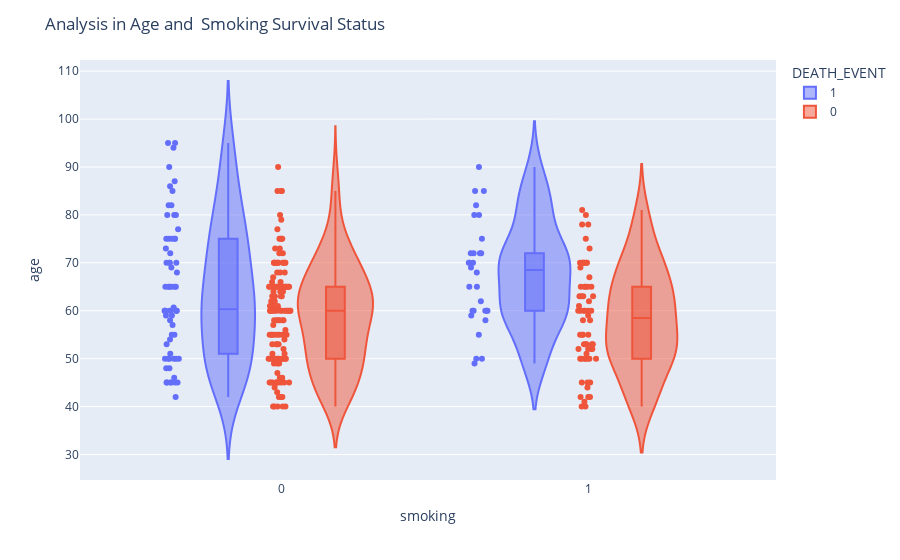

The notebook cell this image was saved under:
### Markdown cell above
# Report

- Survival spread is high in age's flow of 40 to 70
- The Survival is high for both male between 60 to 70 and female's age between 50 to 70 respectively

### Code cell
fig = px.violin(heart_data, y='age', x='smoking', color='DEATH_EVENT', box = True, points = 'all', hover_data=heart_data.columns)
fig.update_layout(
title_text = 'Analysis in Age and  Smoking Survival Status')

### Figure 1 — Plotly figure (JSON) as saved in the notebook; plotly's stock layout.template omitted (floating-point values rounded to 4 significant figures; data arrays with more than 128 entries replaced by an {"elided": "..."} marker saying what was removed)
{"data": [{"alignmentgroup": "True", "box": {"visible": true}, "customdata": {"elided": "96x13 float values"}, "hovertemplate": "DEATH_EVENT=%{customdata[12]}<br>smoking=%{customdata[10]}<br>age=%{customdata[0]}<br>anaemia=%{customdata[1]}<br>creatinine_phosphokinase=%{customdata[2]}<br>diabetes=%{customdata[3]}<br>ejection_fraction=%{customdata[4]}<br>high_blood_pressure=%{customdata[5]}<br>platelets=%{customdata[6]}<br>serum_creatinine=%{customdata[7]}<br>serum_sodium=%{customdata[8]}<br>sex=%{customdata[9]}<br>time=%{customdata[11]}<extra></extra>", "legendgroup": "1", "marker": {"color": "#636efa"}, "name": "1", "offsetgroup": "1", "orientation": "v", "points": "all", "scalegroup": "True", "showlegend": true, "type": "violin", "x": [0, 0, 1, 0, 0, 1, 0, 1, 0, 1, 1, 1, 0, 0, 0, 0, 0, 0, 0, 0, 1, 0, 1, 0, 1, 0, 1, 0, 0, 0, 0, 0, 0, 0, 0, 1, 1, 1, 0, 1, 0, 1, 0, 0, 0, 0, 0, 0, 1, 0, 1, 1, 0, 0, 0, 1, 0, 1, 0, 0, 1, 1, 1, 0, 0, 0, 1, 1, 0, 0, 0, 0, 0, 1, 0, 0, 0, 0, 0, 0, 1, 1, 0, 1, 0, 0, 0, 0, 0, 0, 0, 0, 0, 0, 0, 1], "x0": " ", "xaxis": "x", "y": [75, 55, 65, 50, 65, 90, 75, 60, 65, 80, 75, 62, 45, 50, 82, 87, 45, 70, 48, 65, 68, 75, 80, 95, 70, 58, 82, 94, 85, 50, 65, 69, 90, 82, 60, 70, 50, 70, 60, 50, 51, 60, 80, 57, 68, 53, 60, 70, 60, 95, 49, 72, 45, 50, 45, 60, 42, 72, 70, 65, 85, 69, 60, 60, 59, 60, 72, 85, 70, 86, 60, 46, 80, 72, 75, 72, 50, 45, 80, 59, 59, 65, 75, 58, 60.67, 50, 60, 45, 77, 48, 54, 73, 60, 55, 65, 55], "y0": " ", "yaxis": "y"}, {"alignmentgroup": "True", "box": {"visible": true}, "customdata": {"elided": "203x13 float values"}, "hovertemplate": "DEATH_EVENT=%{customdata[12]}<br>smoking=%{customdata[10]}<br>age=%{customdata[0]}<br>anaemia=%{customdata[1]}<br>creatinine_phosphokinase=%{customdata[2]}<br>diabetes=%{customdata[3]}<br>ejection_fraction=%{customdata[4]}<br>high_blood_pressure=%{customdata[5]}<br>platelets=%{customdata[6]}<br>serum_creatinine=%{customdata[7]}<br>serum_sodium=%{customdata[8]}<br>sex=%{customdata[9]}<br>time=%{customdata[11]}<extra></extra>", "legendgroup": "0", "marker": {"color": "#EF553B"}, "name": "0", "offsetgroup": "0", "orientation": "v", "points": "all", "scalegroup": "True", "showlegend": true, "type": "violin", "x": {"elided": "203 int values"}, "x0": " ", "xaxis": "x", "y": {"elided": "203 float values"}, "y0": " ", "yaxis": "y"}], "layout": {"legend": {"title": {"text": "DEATH_EVENT"}, "tracegroupgap": 0}, "margin": {"t": 60}, "title": {"text": "Analysis in Age and  Smoking Survival Status"}, "violinmode": "group", "xaxis": {"anchor": "y", "domain": [0, 1], "title": {"text": "smoking"}}, "yaxis": {"anchor": "x", "domain": [0, 1], "title": {"text": "age"}}}}
